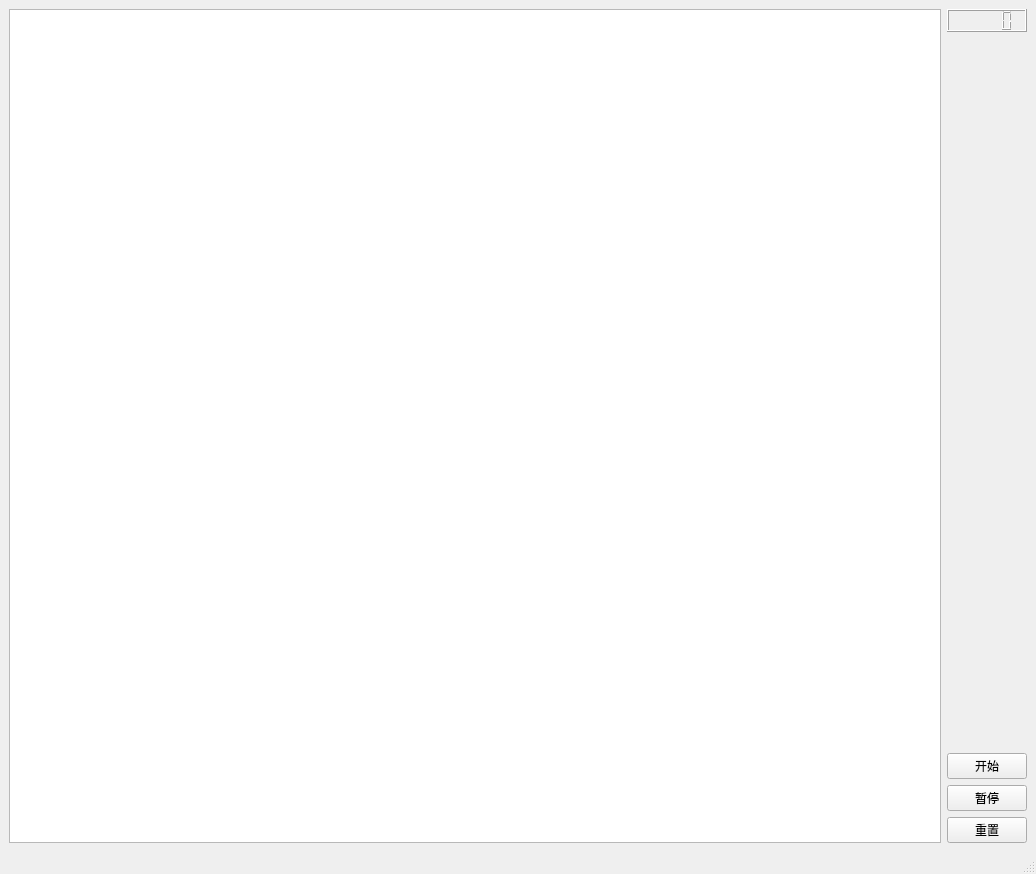
<?xml version="1.0" encoding="UTF-8"?>
<ui version="4.0">
 <class>MouseHit</class>
 <widget class="QMainWindow" name="MouseHit">
  <property name="geometry">
   <rect>
    <x>0</x>
    <y>0</y>
    <width>1036</width>
    <height>874</height>
   </rect>
  </property>
  <property name="windowTitle">
   <string>打地鼠</string>
  </property>
  <widget class="QWidget" name="centralwidget">
   <layout class="QHBoxLayout" name="horizontalLayout">
    <item>
     <widget class="QGraphicsView" name="mouseHitView"/>
    </item>
    <item>
     <layout class="QVBoxLayout" name="verticalLayout">
      <item>
       <widget class="QLCDNumber" name="lcdNumber">
        <property name="digitCount">
         <number>5</number>
        </property>
       </widget>
      </item>
      <item>
       <spacer name="verticalSpacer">
        <property name="orientation">
         <enum>Qt::Vertical</enum>
        </property>
        <property name="sizeHint" stdset="0">
         <size>
          <width>20</width>
          <height>40</height>
         </size>
        </property>
       </spacer>
      </item>
      <item>
       <widget class="QPushButton" name="btnStart">
        <property name="text">
         <string>开始</string>
        </property>
       </widget>
      </item>
      <item>
       <widget class="QPushButton" name="btnStop">
        <property name="text">
         <string>暂停</string>
        </property>
       </widget>
      </item>
      <item>
       <widget class="QPushButton" name="btnReset">
        <property name="text">
         <string>重置</string>
        </property>
       </widget>
      </item>
     </layout>
    </item>
   </layout>
  </widget>
  <widget class="QMenuBar" name="menubar">
   <property name="geometry">
    <rect>
     <x>0</x>
     <y>0</y>
     <width>1036</width>
     <height>22</height>
    </rect>
   </property>
  </widget>
  <widget class="QStatusBar" name="statusbar"/>
 </widget>
 <resources/>
 <connections/>
</ui>
